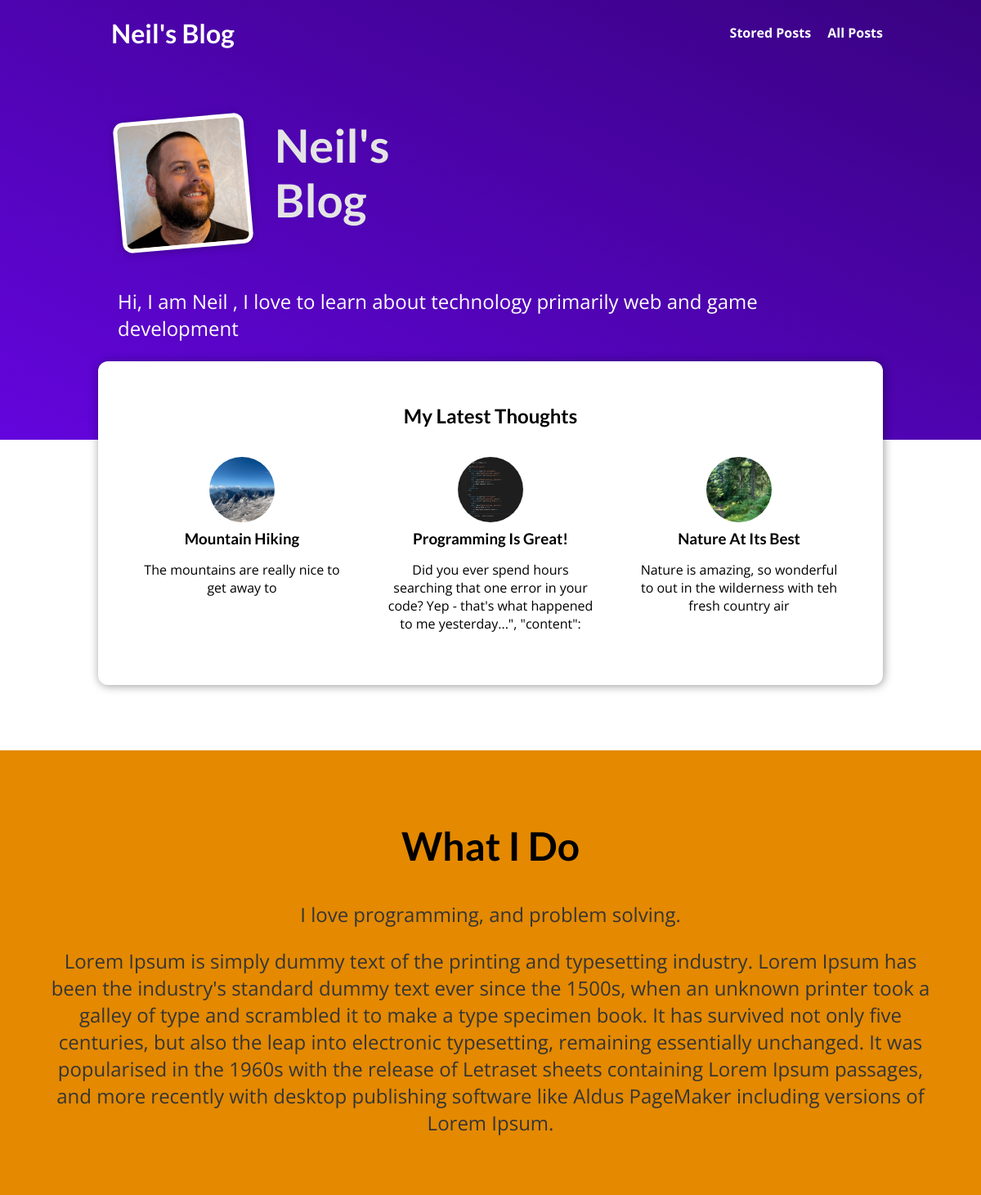
The page / on the database its author committed.
### blog/models.py (models this page shows)
class Post(models.Model):
    title = models.CharField(max_length=150)
    excerpt = models.CharField(max_length=200)
    image = models.ImageField(upload_to="posts", null=True)
    date = models.DateField(auto_now=True)
    slug = models.SlugField(unique=True, db_index=True)
    content = models.TextField(validators=[MinLengthValidator(10)])
    author = models.ForeignKey(Author, on_delete=models.SET_NULL, null=True, related_name="posts")
    tags = models.ManyToManyField(Tag)
    def __str__(self):
        return f"{self.title}"

### blog/views.py (the view)
# urls.py: path('', views.StartingPageView.as_view(), name="starting-page"),
class StartingPageView(ListView):
    template_name = "blog/index.html"
    model = Post
    ordering = ["-date"]
    context_object_name = "posts"
    def get_queryset(self):
        queryset = super().get_queryset()
        data = queryset[:3]
        return data

### blog/templates/blog/index.html (shortened to what this page needs)
{% extends "base.html" %}
{% load static %}
{% block css_files %}
    <link rel="stylesheet" href="{% static 'blog/post.css' %}">
    <link rel="stylesheet" href="{% static 'blog/index.css' %}">
{% endblock %}
{% block content %}
    <section id="welcome">
        <header>
            <img src="{% static 'blog/images/neil.jpg' %}" alt="Neil the author of This blog">
            <h2>Neil's Blog</h2>
        </header>
        <p>Hi, I am Neil , I love to learn about technology primarily web and game development</p>
    </section>
    <section id="latest-posts">
        <h2>My Latest Thoughts</h2>
        <ul>
            {% for post in posts %}
                {% include 'blog/includes/post.html' %}
            {% endfor %}
        </ul>
    </section>
    <section id="about">
        <h2>What I Do</h2>
        <p>I love programming, and problem solving.</p>
        <p>
            Lorem Ipsum is simply dummy text of the printing and typesetting industry. Lorem Ipsum has been the industry's standard dummy text ever since the 1500s, when an unknown printer took a galley of type and scrambled it to make a type specimen book. It has survived not only five centuries, but also the leap into electronic typesetting, remaining essentially unchanged. It was popularised in the 1960s with the release of Letraset sheets containing Lorem Ipsum passages, and more recently with desktop publishing software like Aldus PageMaker including versions of Lorem Ipsum.
        </p>
    </section>
{% endblock %}

### blog/templates/blog/includes/post.html
<li>
    <article class="post">
        <a href="{% url 'post-detail-page' post.slug %}">
            <img src="{{ post.image.url }}" alt="{{ post.title }}">
            <div class="post__content">
                <h3>{{ post.title }}</h3>
                <p>{{ post.excerpt }}</p>
            </div>
        </a>
    </article>
</li>

### static/app.css (style rules this page uses)
* { box-sizing: border-box; }
html { font-family: 'Open Sans', 'Lato', sans-serif; }
body { margin: 0; }
h1, h2, h3 { font-family: 'Lato', sans-serif; font-weight: bold; }

### blog/static/blog/post.css (style rules this page uses)
.post { display: flex; flex-direction: column; align-items: center; text-align: center; }
.post a { text-decoration: none; color: black; transition: all 0.2s ease; padding: 1rem; }
.post img { width: 5rem; height: 5rem; object-fit: cover; border-radius: 50%; }
.post h3 { margin: 0.25rem 0; }

### blog/static/blog/index.css (style rules this page uses)
#welcome { background: linear-gradient(to right top, #6305dd, #390281); padding: 6rem 12%; }
#welcome header { display: flex; align-items: flex-start; margin: 3rem auto; }
#welcome img { width: 10rem; height: 10rem; object-fit: cover; object-position: top; border: 5px solid white; border-radius: 12px; background-color: #ffe1bf; transform: rotateZ(-5deg); box-shadow: 0 2px 8px rgba(0, 0, 0, 0.25); }
#welcome h2 { font-size: 3.5rem; margin: 0 0 0 2rem; color: #e4e4e4; width: 10rem; }
#welcome p { color: white; font-size: 1.5rem; }
#latest-posts { background-color: white; padding: 2rem; border-radius: 12px; width: 60rem; margin: -6rem auto 2rem auto; box-shadow: 1px 1px 12px rgba(0, 0, 0, 0.4); }
#latest-posts h2 { text-align: center; }
#latest-posts ul { list-style: none; margin: 0; padding: 0; display: flex; gap: 1rem; }
#latest-posts li { flex: 1; }
#about { text-align: center; padding: 3rem; background-color: #e48900; margin-top: 5rem; }
#about h2 { font-size: 3rem; }
#about p { font-size: 1.5rem; color: #353535; }

### rows shown on the page
Post: image (picture), title "Mountain Hiking", excerpt "The mountains are really nice to get away to"
Post: image (picture), title "Programming Is Great!", excerpt "Did you ever spend hours searching that one error in your code? Yep - that's what happened to me yesterday...\", \"content\":"
Post: image (picture), title "Nature At Its Best", excerpt "Nature is amazing, so wonderful to out in the wilderness with teh fresh country air"
